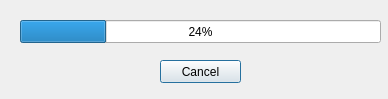
<?xml version="1.0" encoding="UTF-8"?>
<ui version="4.0">
 <class>Dialog</class>
 <widget class="QDialog" name="Dialog">
  <property name="geometry">
   <rect>
    <x>0</x>
    <y>0</y>
    <width>388</width>
    <height>99</height>
   </rect>
  </property>
  <property name="windowTitle">
   <string>Dialog</string>
  </property>
  <widget class="QProgressBar" name="progressBar">
   <property name="geometry">
    <rect>
     <x>20</x>
     <y>20</y>
     <width>361</width>
     <height>23</height>
    </rect>
   </property>
   <property name="contextMenuPolicy">
    <enum>Qt::DefaultContextMenu</enum>
   </property>
   <property name="value">
    <number>24</number>
   </property>
  </widget>
  <widget class="QPushButton" name="cancel_button">
   <property name="geometry">
    <rect>
     <x>160</x>
     <y>60</y>
     <width>81</width>
     <height>23</height>
    </rect>
   </property>
   <property name="text">
    <string>Cancel</string>
   </property>
  </widget>
 </widget>
 <resources/>
 <connections/>
</ui>
